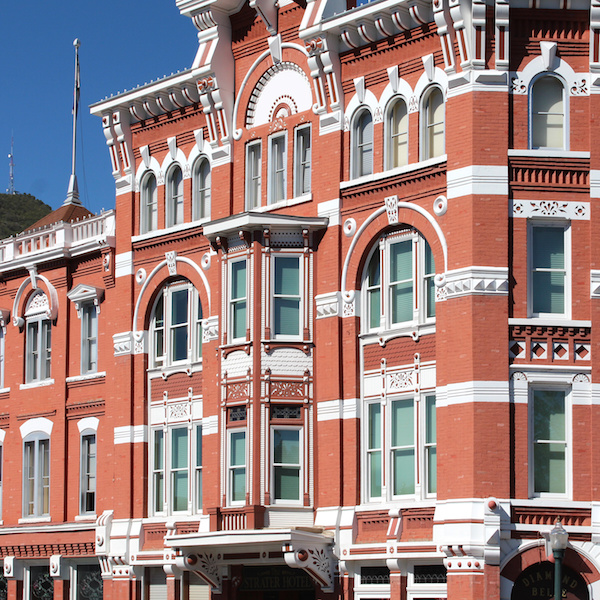
#> input picture IITD Assignments Megha 2024/15_sharpening/Building.jpg, 600 x 600 px
$ python 'Sharpen(15).py'
#> lines starting #> are read from the running program, lines starting #| are printed output that depends on the picture
#!/usr/bin/env python
# coding: utf-8

# In[1]:


import numpy as np
import cv2 as cv
import matplotlib.pyplot as plt

sharpening= np.array([[0,-1,0],[-1,5,-1],[0,-1,0]])

# read image
building_image=cv.imread('Building.jpg',cv.IMREAD_COLOR)
#> building_image is the input picture: shape (600, 600, 3); mean B, G, R 129.2, 131.1, 156.5
bi=cv.cvtColor(building_image, cv.COLOR_BGR2RGB)

plt.subplot(1,2,1)
plt.title('original')
plt.imshow(bi)

# apply filter
i=cv.filter2D(bi, -1,sharpening)
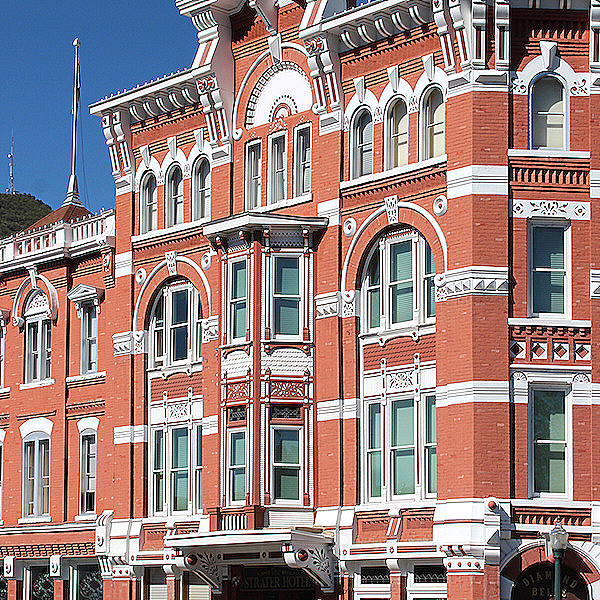
#> i: shape (600, 600, 3); mean R, G, B 155.2, 131.3, 129.4

plt.subplot(1,2,2)
plt.title('sharpened')
plt.imshow(i)
plt.show()
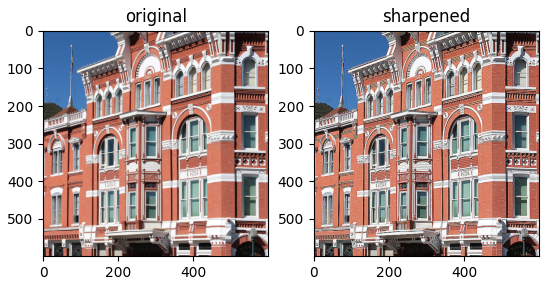
#> figure drawn by matplotlib, 2 panels


# In[ ]:
